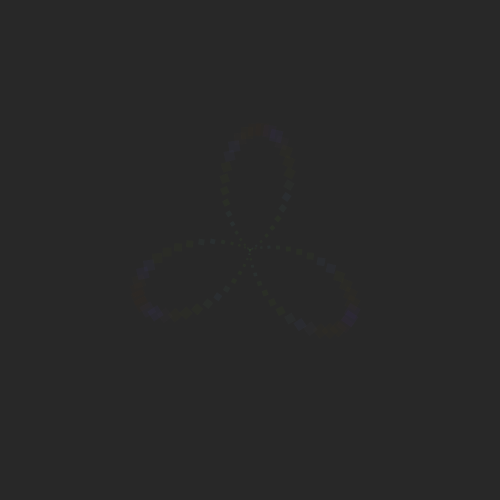
Frame 1 (no input)
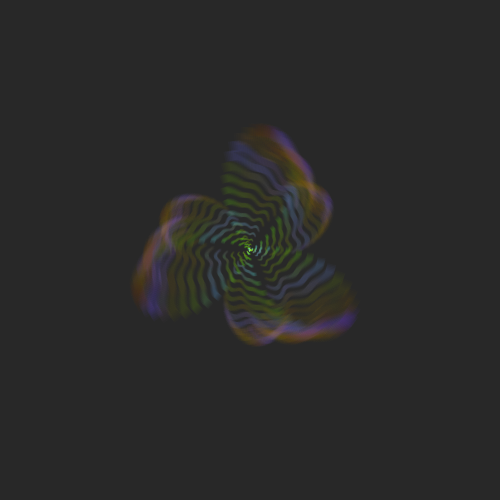
Frame 60 (the mouse pressed at the canvas centre just before this capture)
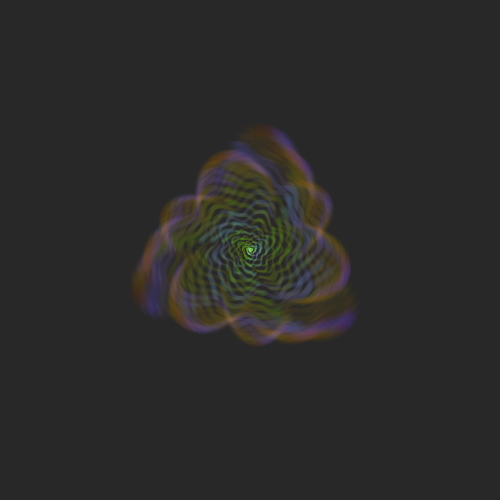
Frame 120 (the mouse held since frame 60 and released just before this capture)

The Processing sketch that drew these frames (run headless with seeded random() and noise(); from frame 60 on, the mouse is pressed at the canvas centre):

// Processing sketch: polarCoordinate12
// ── polarCoordinate12.pde
float rayon;
float vitesse;
float xInc;


void setup()
{
  size(500, 500);
  rayon = 250;
  vitesse = 0.1;
  background(40);
}

void draw()
{
  //background(255);

  //cercle debug
  stroke(255, 0, 0);
  noFill();
  //ellipse(width/2, height/2, rayon*2, rayon*2);

  float incV = noise(xInc)*2;
  float minRad = noise(xInc) * 100;
  for (int i=0; i<100; i++)
  {
    float angle = map(i, 0, 100, 0, TWO_PI);
    float angle2 = angle + vitesse;

    float rad = minRad+(sin(3*angle)*50)*incV;

    float x = width/2 + cos(angle2) * rad;
    float y = height/2 + sin(angle2) * rad;
    float size = map(rad, 0, rayon, incV, incV*20);

    float blue = sin(i+vitesse)*255;
    float green = map(rad+vitesse, 0, 150, incV*255, 0);
    float red = map(incV, 0, 2, 255, 0);
    
    fill(red, green, blue, 10);
    noStroke();

    pushMatrix();
    translate(x, y);
    rotate(angle2);
    rectMode(CENTER);
    rect(0, 0, size, size);
    popMatrix();
  }
  vitesse += radians(1);
  xInc += 0.01;
}
